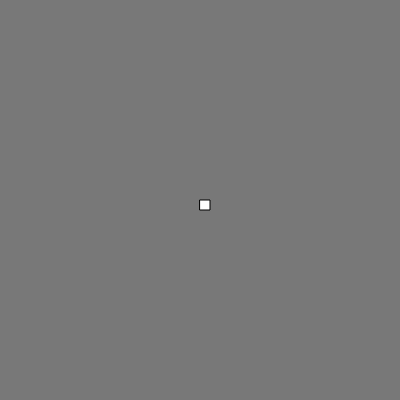
Frame 1 (no input)
Frame 60 (no input): identical to frame 1, image omitted
Frame 120 (the mouse pressed at the canvas centre since frame 60): identical to frame 1, image omitted

The p5.js sketch that drew this single still picture (run headless with seeded random() and noise() and a simulated clock; from frame 60 on, the mouse is pressed at the canvas centre):

// p5.js sketch
// ── sketch.js
const canvasWidth = 400;
const canvasHeight = 400;
const bckgColor = 120;
const frameRateValue = 30;

const cellSize = 10;
const stepSize = 20;
let snakeX = canvasWidth / 2;
let snakeY = canvasHeight / 2;


function setup() {
  createCanvas(canvasWidth, canvasHeight);
  frameRate(frameRateValue);
}

function draw() {
  background(bckgColor);
  rect(snakeX, snakeY, cellSize);
}

function keyPressed() {
  if (keyCode === UP_ARROW) {
    snakeY = snakeY - stepSize;
  } else if (keyCode === DOWN_ARROW) {
    snakeY = snakeY + stepSize;
  } else if (keyCode === LEFT_ARROW) {
    snakeX = snakeX - stepSize;
  } else if (keyCode === RIGHT_ARROW) {
    snakeX = snakeX + stepSize;
  }
}
// ── main.js
cHeight = 800;
cWidth = 800;
score = 0;
gridSize = 20;
initialSnakeSize = 4;
winScore = 1000;

function setup() {
    createCanvas(cHeight, cWidth);
    frameRate(5);
    snake = new Snake();
    apple = createApple();
  }
  
  function draw() {
    background(60);
    drawScore();
    if (checkWinCondition()) {
        endGame(true);
        return;
    }

    sHead = snake.cells[0];

    if (sHead.x == apple.x && sHead.y == apple.y) {
        onAppleConsumed();
    }

    snake.update();

    if (snake.checkCollision()) {
        endGame(false);
        return;
    }

    snake.render();
    renderApple();
  }

  function checkWinCondition() {
    return score == winScore;
  }

  function updateSpeed() {
    //TODO
  }

  function createApple() {
    do {
        x = Math.floor(random(cWidth));
    } while (x % gridSize != 0 || x <= gridSize || x > cWidth - gridSize * 2);

    do {
        y = Math.floor(random(cHeight));
    } while (y % gridSize != 0 || y <= gridSize || y > cHeight - gridSize * 2);

    apple = { x: x, y: y };

    return apple;
  }

  function renderApple() {
    fill(240, 0, 0);
    rect(apple.x, apple.y, gridSize);
  }

  function onAppleConsumed() {
    apple = createApple();
    lastCell = snake.cells[snake.cells.length-1];
    x = lastCell.x - gridSize;
    y = lastCell.y - gridSize;
    snake.cells.push({x: x, y: y});
    score++;
    // updateSpeed();
  }
  
  function keyPressed() {
    if (keyCode === UP_ARROW) {
        if (snake.dy === 0) {
             snake.dy = -gridSize;
             snake.dx = 0;
        }
    } else if (keyCode === DOWN_ARROW) {
        if (snake.dy === 0) {
            snake.dy = gridSize;
            snake.dx = 0;     
        }
    } else if (keyCode === LEFT_ARROW) {
        if (snake.dx === 0) {
            snake.dx = -gridSize;
            snake.dy = 0;  
        }
    } else if (keyCode === RIGHT_ARROW) {
        if (snake.dx === 0) {
            snake.dx = gridSize;
            snake.dy = 0;
        }
    }
  }

  class Snake {
    x = 200;
    y = 200;
    dx = gridSize;
    dy = 0;
    cells = [];

    constructor() {
        for (let i = 0; i < initialSnakeSize; i++) {
            let xoff = gridSize * i;
            this.cells.push({ x: this.x - xoff, y: this.y });
        }
    }

    update() {
        let prevX = 0;
        let prevY = 0;
        this.cells.forEach(cell => {
            if (prevX == 0 && prevY == 0) {
                prevX = cell.x;
                prevY = cell.y;
                cell.x += this.dx;
                cell.y += this.dy;
            }
            else {
                let tempX = cell.x;
                cell.x = prevX;
                prevX = tempX;

                let tempY = cell.y;
                cell.y = prevY;
                prevY = tempY;
            }        
        });
        
    }

    render() {
        this.cells.forEach(cell => {
            fill(0, 180, 0);
            rect(cell.x, cell.y, gridSize);
        });
    }

    checkCollision() {
        let isCollision = false;
        sHead = snake.cells[0];

        if (sHead.x >= cWidth || sHead.x <= 0 || sHead.y >= cWidth || sHead.y <= 0) {
            isCollision = true;
        }

        let tail = snake.cells.slice();
        tail.shift();

        tail.forEach(cell => {
            if (sHead.x == cell.x && sHead.y == cell.y) {
                isCollision =  true;
            }
        });
        return isCollision;
    }
}

function drawScore() {
    textSize(20);
    fill(10, 200, 10);  
    text('score: ' + this.score, cWidth - 150, 20);
}

function endGame(isWin) {
    textSize(32);
    fill(256, 256, 256);
    if (isWin) {
        text('You Win!', cWidth / 2 - 100, cHeight / 2);
    } else {
        text('Game Over!', cWidth / 2 - 100, cHeight / 2);
    }

    textSize(20);
    fill(200, 10, 10);  
    text('Score: ' + this.score, cWidth / 2 - 50, cHeight / 2 + 30);
 
    noLoop();
}
